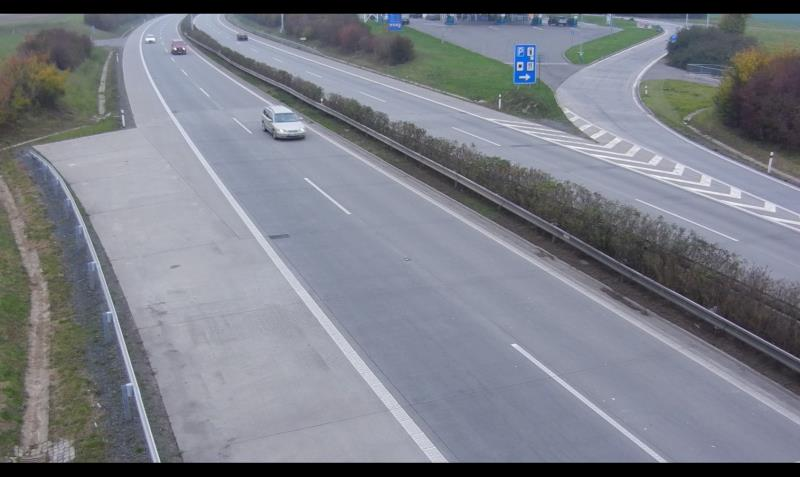
#> input picture Car_Lane_detection/Car_Lane_detection/c3.jpg, 800 x 477 px
$ python car_lane.py
#> lines starting #> are read from the running program, lines starting #| are printed output that depends on the picture; after the words box and inside, x2 and y2 are one past the last pixel; in counts of white or black regions, pixels touching at a corner belong together; long printed decimals are rounded
import cv2
import numpy as np
import matplotlib.pyplot as plt

img = cv2.imread('c3.jpg')
#> img is the input picture: shape (477, 800, 3); mean B, G, R 134.8, 125.6, 122.5
gray = cv2.cvtColor(img, cv2.COLOR_BGR2GRAY)#灰度图像
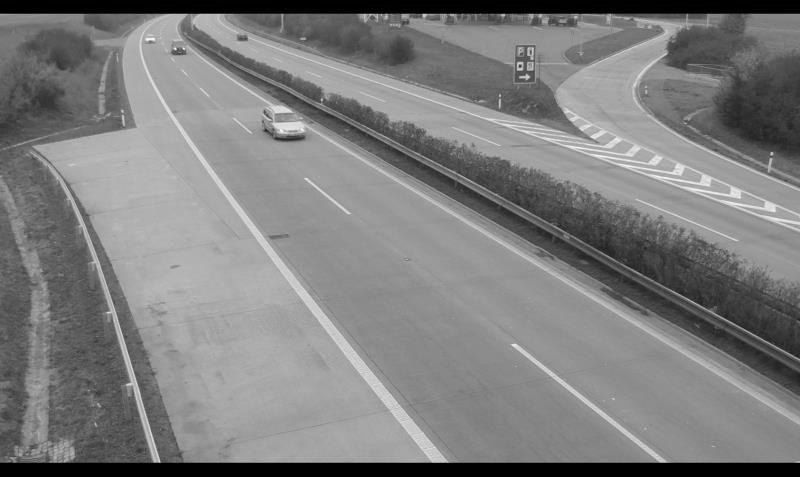
#> gray: shape (477, 800); min 0, max 250, mean 125.8
#open to see how to use: cv2.Canny
#http://blog.csdn.net/on2way/article/details/46851451
edges = cv2.Canny(gray, 200, 300)
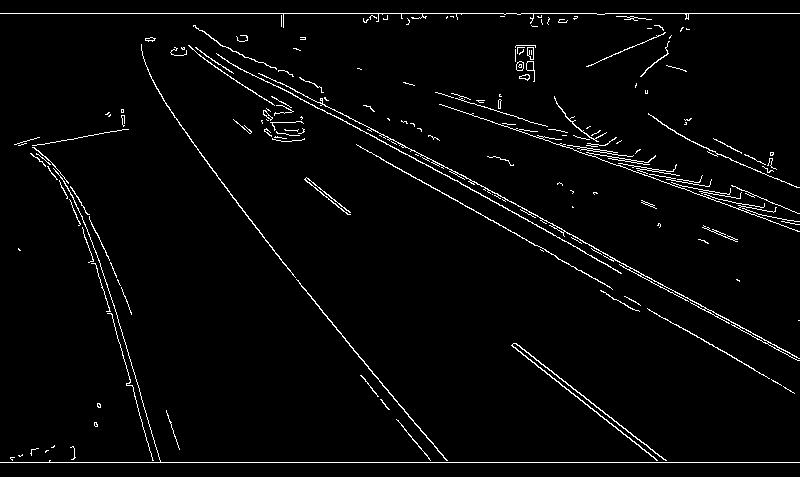
#> edges: shape (477, 800); 2.8% white in thin lines or dots
plt.subplot(121), plt.imshow(edges, 'gray')
plt.xticks([]), plt.yticks([])
#hough transform
#lines = cv2.HoughLinesP(edges, 1, np.pi/180, 30, minLineLength=150, maxLineGap=20)
lines = cv2.HoughLinesP(edges, 1, np.pi/180, 30, minLineLength=300, maxLineGap=150)
#> lines = 37 rows, first 6: [0, 13, 799, 13], [0, 462, 799, 462], [275, 80, 799, 358], [181, 48, 555, 255], [319, 102, 776, 345], [262, 74, 621, 273]
#img = cv2.imread('c3.jpg')
lines1 = lines[:, 0, :]#提取为二维
#> lines1 has the same summary as lines
for x1, y1, x2, y2 in lines1[:]:
    if (abs(x2-x1) > 0):
        if ((abs(y2-y1)/abs(x2-x1)) > 0.5):
            cv2.line(img, (x1, y1), (x2, y2), (255, 0, 0), 1)
            cv2.putText(img, str((y2-y1)/(x2-x1))[0:5], (x2, y2), cv2.FONT_HERSHEY_COMPLEX, 0.6, (255, 255, 0), 2)
            print((abs(y2-y1)/abs(x2-x1)))
#> this loop made 37 passes
#> (x1, y1, x2, y2) on passes 1 to 12: (0, 13, 799, 13), (0, 462, 799, 462), (275, 80, 799, 358), (181, 48, 555, 255), (319, 102, 776, 345), (262, 74, 621, 273), (439, 104, 762, 215), (63, 140, 160, 460), (231, 50, 708, 243), (182, 49, 609, 286), (61, 140, 153, 460), (450, 96, 796, 221)
#| 0.5305
#| 0.5535
#| 0.5317
#| 0.5543
#| 3.299
#| 0.555
#| 3.478
#| 0.5344
#> (further printed lines are left out)
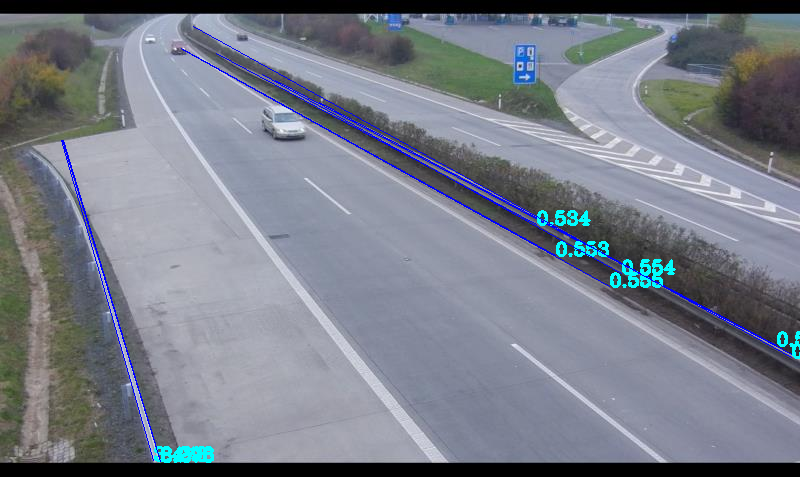
#> img: shape (477, 800, 3); 1.7% of pixels changed, all inside (x1, y1, x2, y2) = (61, 26, 800, 463)

plt.subplot(122), plt.imshow(img,)
plt.xticks([]), plt.yticks([])
#plt.show()
cv2.namedWindow("lane", 0)
cv2.imshow("lane", img)
cv2.imwrite("c3_post.jpg", img)
cv2.waitKey()
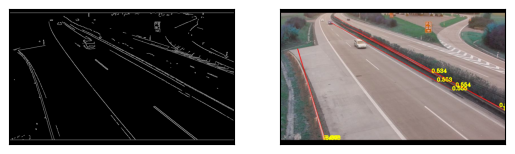
#> figure drawn by matplotlib, 2 panels; B, G, R data is drawn as R, G, B

$ run again, with Car_Lane_detection/Car_Lane_detection/c2.jpg copied over Car_Lane_detection/Car_Lane_detection/c3.jpg
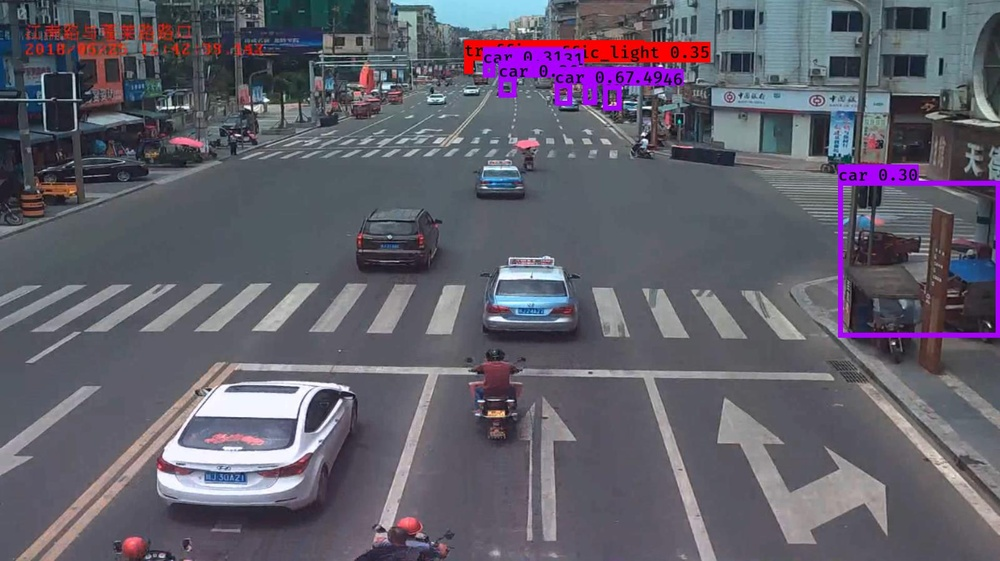
#> input picture Car_Lane_detection/Car_Lane_detection/c2.jpg, 1000 x 561 px, shrunk from 1599 x 897 before the run
#> img is the input picture: shape (561, 1000, 3); mean B, G, R 107, 95.1, 97.8
#> `edges = cv2.Canny(gray, 200, 300)`:
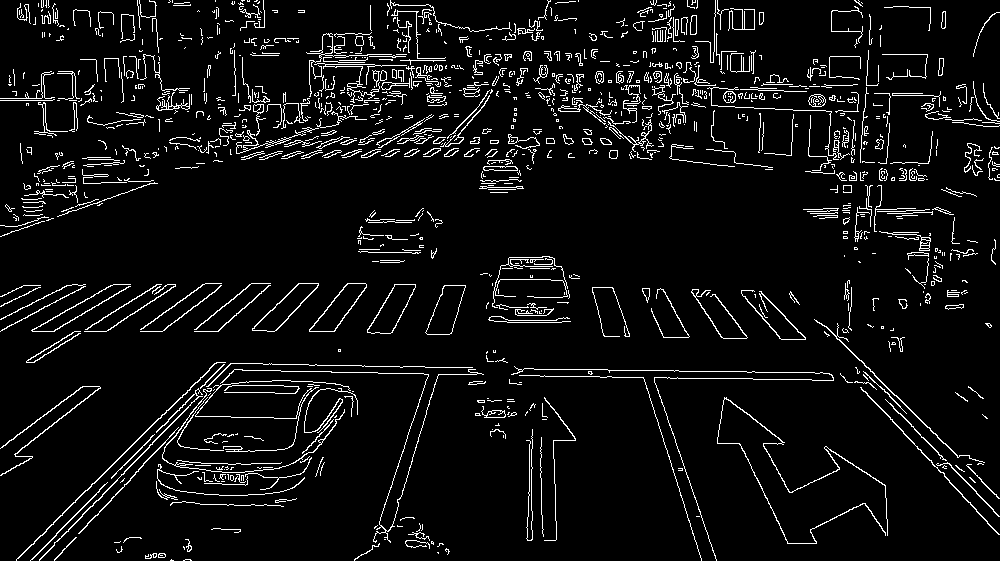
#> edges: shape (561, 1000); 6.1% white in thin lines or dots
#> lines = 288 rows, first 6: [208, 370, 880, 381], [214, 363, 874, 375], [54, 560, 558, 20], [99, 489, 570, 18], [13, 69, 996, 120], [370, 550, 548, 1]
#> lines1 has the same summary as lines
#> the loop `for x1, y1, x2, y2 in lines1[:]:` made 288 passes
#> (printed output is left out)
#> `cv2.waitKey()`:
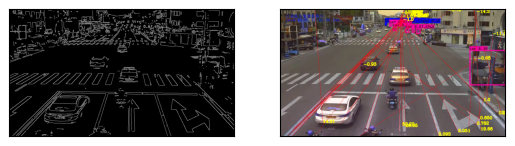
#> figure drawn by matplotlib, 2 panels; B, G, R data is drawn as R, G, B

$ run again, with Car_Lane_detection/Car_Lane_detection/c4.jpg copied over Car_Lane_detection/Car_Lane_detection/c3.jpg
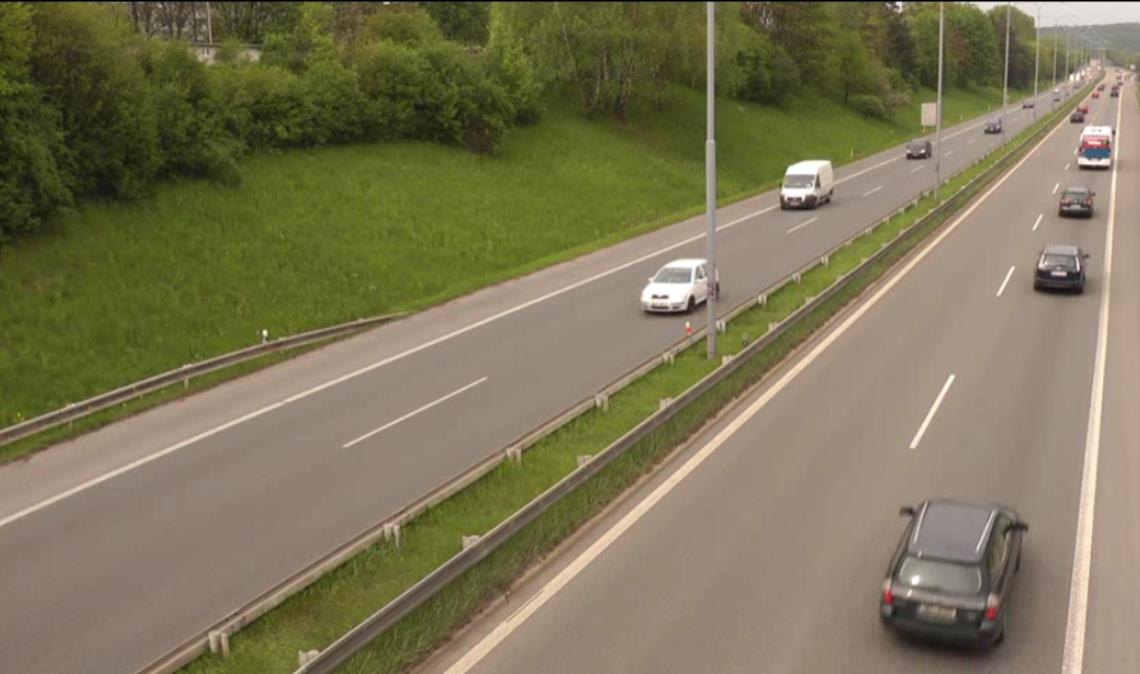
#> input picture Car_Lane_detection/Car_Lane_detection/c4.jpg, 1140 x 674 px
#> img is the input picture: shape (674, 1140, 3); mean B, G, R 86.5, 117.2, 124
#> `edges = cv2.Canny(gray, 200, 300)`:
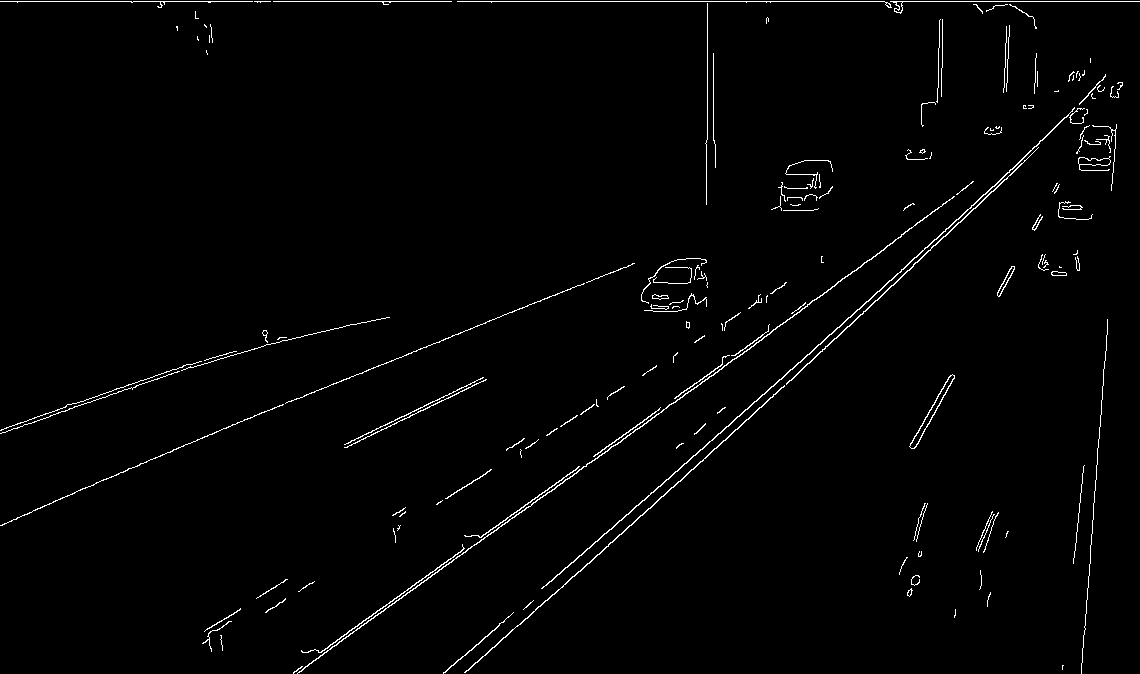
#> edges: shape (674, 1140); 1.5% white in thin lines or dots
#> lines = 36 rows, first 6: [0, 1, 1139, 1], [297, 673, 1098, 91], [445, 672, 747, 409], [551, 491, 884, 249], [477, 662, 798, 373], [185, 444, 1058, 91]
#> lines1 has the same summary as lines
#> the loop `for x1, y1, x2, y2 in lines1[:]:` made 36 passes
#> (printed output is left out)
#> `cv2.waitKey()`:
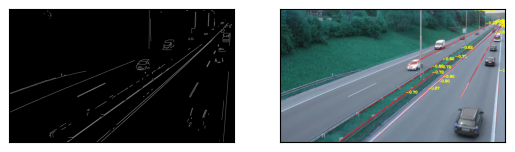
#> figure drawn by matplotlib, 2 panels; B, G, R data is drawn as R, G, B
